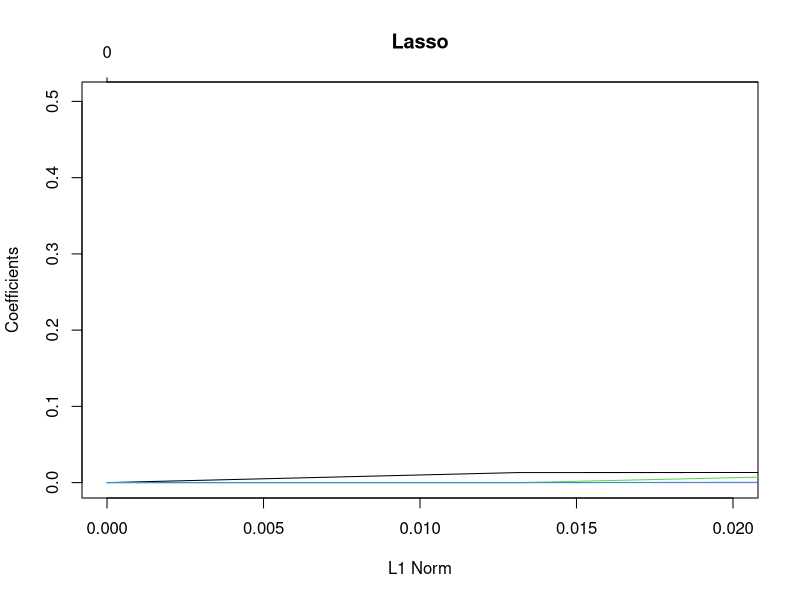
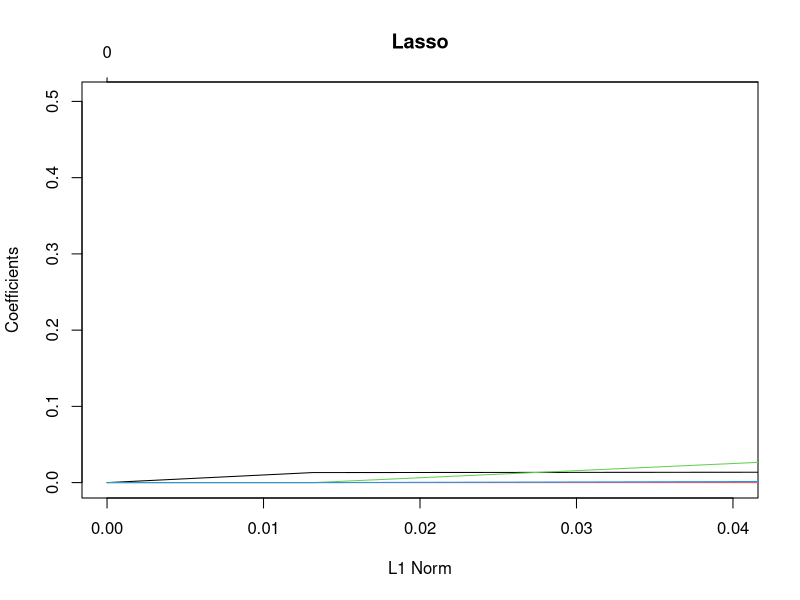
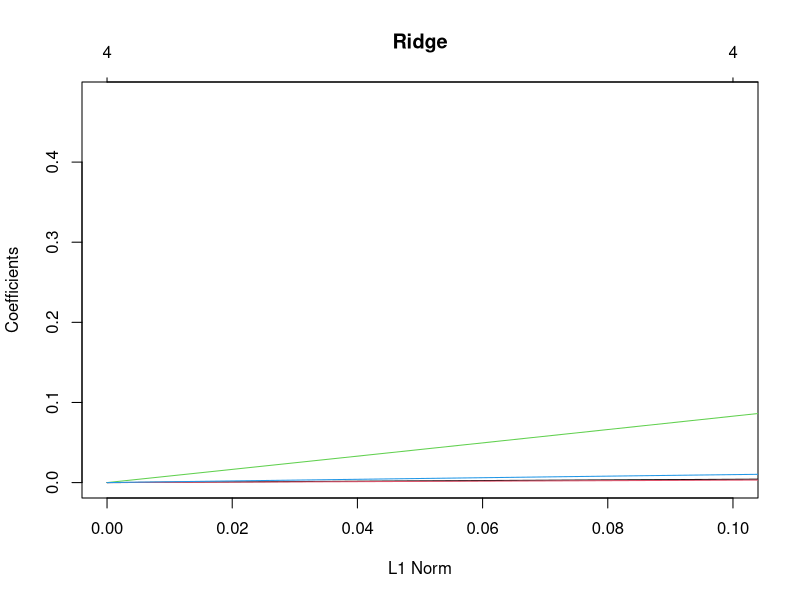
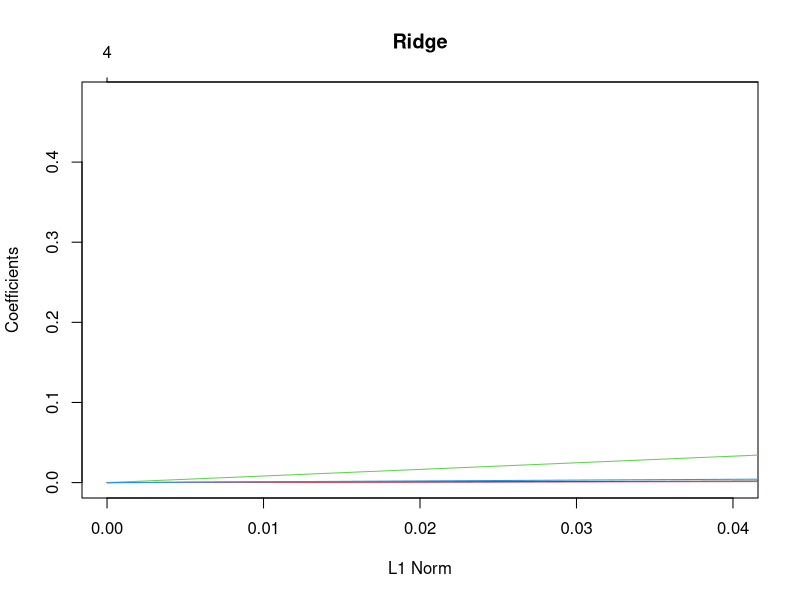
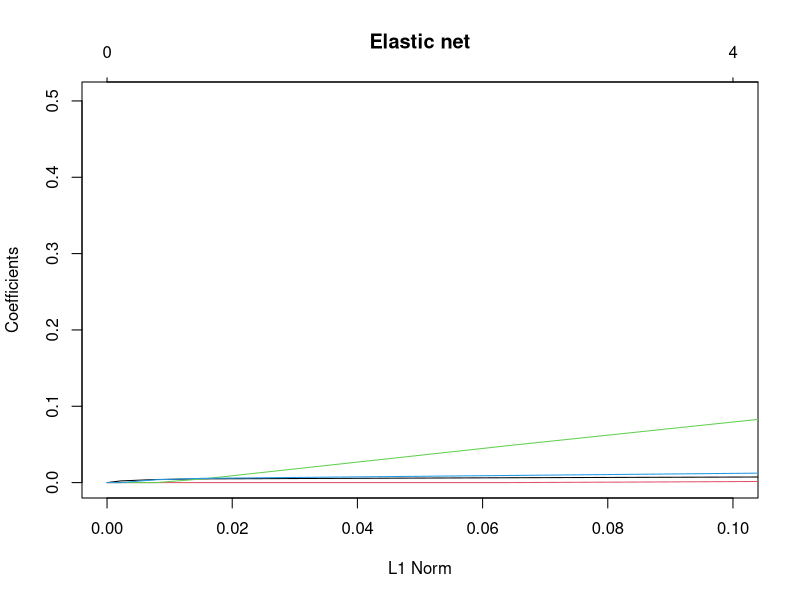
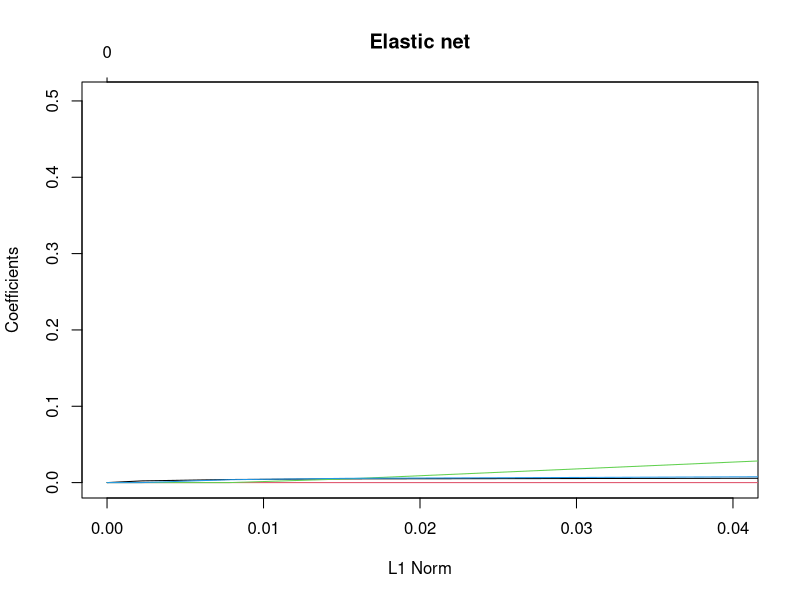
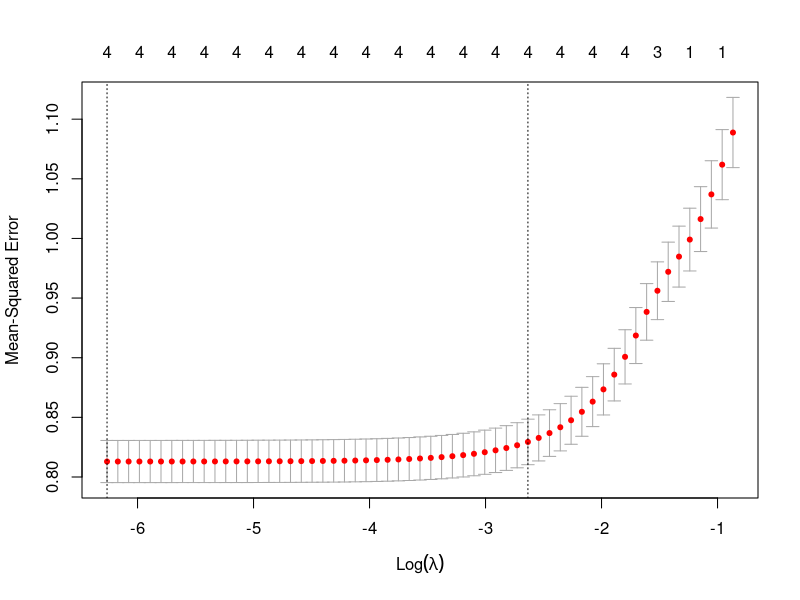
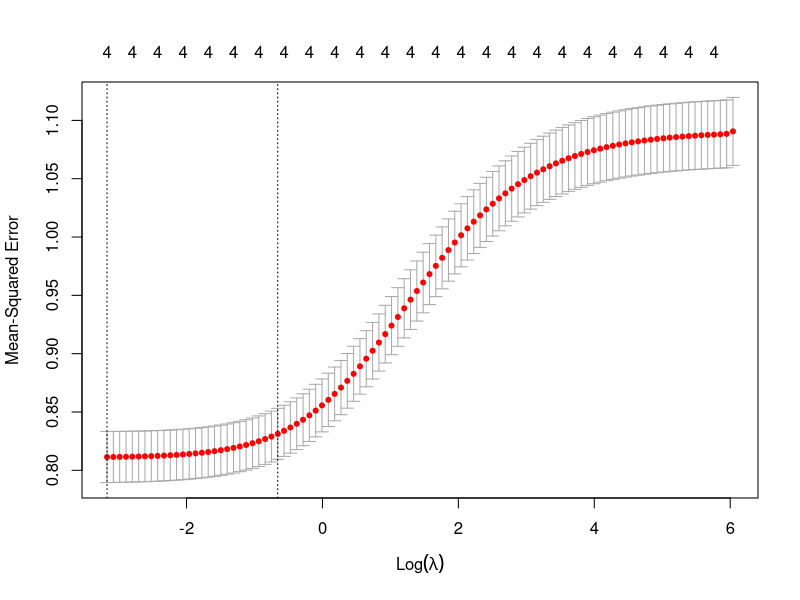

The R source for these figures, in order:
## ---- chunk 1
knitr::opts_chunk$set(echo = TRUE)

library(dplyr); library(glmnet)
## ---- chunk 2
dat = read.csv("shhs1.txt", header=T, sep="\t")
head(dat)
# using waist, age, sex, bmi to predict log(rdi4p + 1)
y = log(dat$rdi4p + 1)

summary(lm(y ~ waist + age_s1 + gender + bmi_s1, data = dat))
## ---- chunk 3
# check for NA values
#sapply(dat,function(x) sum(is.na(x)))

logDat = dat
logDat = logDat %>% mutate(sdb = case_when(rdi4p > 15 ~ 1, rdi4p <= 15 ~ 0, TRUE ~ NA_real_))

# waist, age, sex, bmi as predictors
fit = glm(sdb ~ waist + age_s1 + gender + bmi_s1, family = binomial(link = 'logit'), data = logDat)
summary(fit)

## ---- chunk 4

fit3 = glm(HTNDerv_s1 ~ age_s1 + gender + bmi_s1 + rdi4p, family = binomial(link = 'logit'), data = dat)
summary(fit3)
## ---- chunk 5

# using waist, age, sex, bmi to predict log(rdi4p + 1)
penaltyDat = dat
penaltyDat = na.omit(penaltyDat)

x = penaltyDat %>% select(waist, age_s1, gender, bmi_s1) %>% as.matrix()
y = log(penaltyDat$rdi4p + 1)

## fit with our selected lambda
plot(glmnet(x, y, alpha = 1), xlim = c(0.0, 0.02), main = "Lasso")
#legend("bottomright", lwd = 1, col = 1:6, legend = colnames(x), cex = .7)

plot(glmnet(x, y, alpha = 1), xlim = c(0.0, 0.04), main = "Lasso")

## ---- chunk 6

#predict(cvR, newx = x, lambda = "lambda.minR")
plot(glmnet(x, y, alpha = 0), xlim = c(0.0, 0.1), main = "Ridge")

plot(glmnet(x, y, alpha = 0), xlim = c(0.0, 0.04), main = "Ridge")

## ---- chunk 7
plot(glmnet(x, y, alpha = 0.2), xlim = c(0.0, 0.1), main = "Elastic net")
plot(glmnet(x, y, alpha = 0.2), xlim = c(0.0, 0.04), main = "Elastic net")

## ---- chunk 8

# alpha = 1 for lasso, = 0 for ridge, = 0.2 for elastic net

## pick the lasso parameter using cv
cvL = cv.glmnet(x, y, alpha = 1)
plot(cvL)

## pick the ridge parameter using cv
cvR = cv.glmnet(x, y, alpha = 0)
plot(cvR)

## pick the elastic net parameter using cv
cvEL = cv.glmnet(x, y, alpha = 0.2)
plot(cvEL)


cvL$lambda.1se
cvR$lambda.1se
cvEL$lambda.1se

